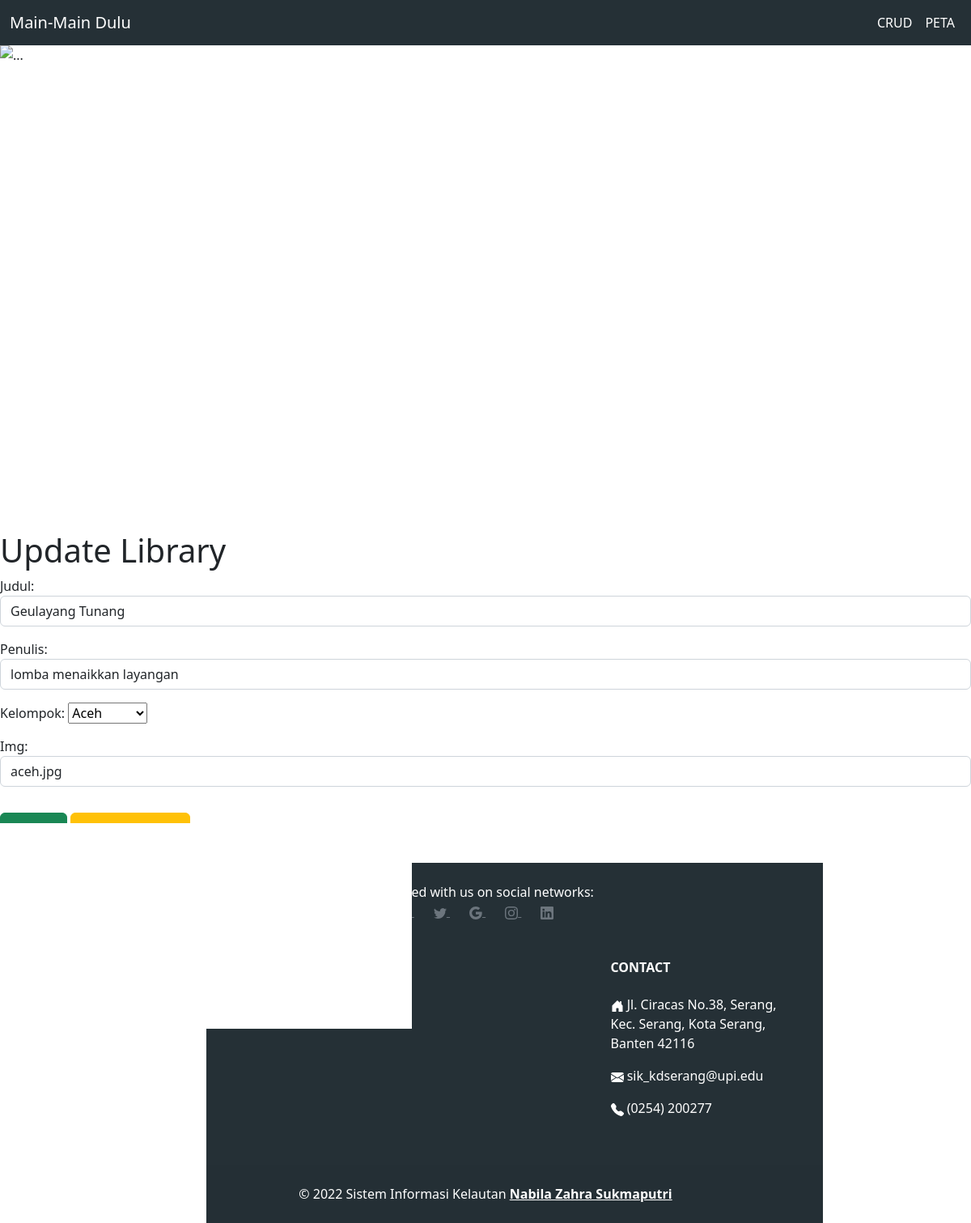
The page /crudmainan/update/19 on the database its author committed.
### perpus_app/models.py (models this page shows, shortened)
class Buku(models.Model):
    judul = models.CharField(max_length=50)
    penulis = models.CharField(max_length=100)
    Kelompok = models.ForeignKey(Kelompok, on_delete=models.CASCADE, null=True) #cascade itu semisalnya yang class kelompok dihapus, trus nama2 yang sama bakal keapus juga
    img = models.CharField(null=True, max_length=40)

### perpus_app/views.py (the view)
# urls.py: path("crudmainan/update/<int:id>", update, name = 'update'),
def update(request, id):
    books = Buku.objects.get(id = id)
    judul = "Update Library"
    template = "update.html"
    if request.POST:
        form = FormBuku(request.POST, instance=books)
        if form.is_valid():
            form.save()
            pesan = "Data Anda Sudah Diupdate"
            data ={
            'title' : judul,
            'heading' : judul,
            'pesan' : pesan,
            'books' : books,
    }
        return render(request, template, data)
    else:
        form = FormBuku(instance=books)
        data ={
        'title' : judul,
        'heading' : judul,
        'form' : form,
        'books' : books,
    }
    return render(request, template, data)

### perpus_app/forms.py
class FormBuku(ModelForm):
    class Meta:
        model = Buku
        fields = "__all__"
        widgets = {
            'judul' : forms.TextInput({'class': 'form-control','placeholder': 'Judul', 'required' : 'required' }),
            'penulis' : forms.TextInput({'class': 'form-control','placeholder': 'Penulis', 'required' : 'required' }),
            'kelompok' : forms.TextInput({'class': 'form-control','placeholder': 'Genre', 'required' : 'required' }),
            'img' : forms.TextInput({'class': 'form-control','placeholder': 'Nama file gambar', 'required' : 'required' })
        }

### perpus_app/models.py (called while the page is built)
    def __str__(self):
        return self.nama

### perpus_app/templates/update.html (shortened to what this page needs)
{% extends 'base.html' %}
{% block content %}
<h1>{{title}}</h1>
<div class="row">
    <div class="col md-6">
<form action="{% url 'update' books.id %}" method="post">
    {{ form.as_p }}
    <input type="submit" value="Simpan" class="btn btn-success mt-3">
    <a href="/crudmainan" class="btn btn-warning mt-3">Halaman Utama</a>
</form>
</div>
</div>
<br>
{% endblock %}

### templates/base.html (style rules this page uses)
html, body { height: 100%; margin: 0; }

### rows shown on the page
Buku: judul "Geulayang Tunang", penulis "lomba menaikkan layangan", Kelompok "Aceh", img "aceh.jpg"

### other values the page prints
{{ title }} "Update Library"
